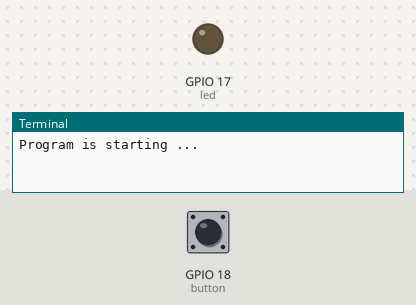
Simulated run of this program. Board: Raspberry Pi (BCM pin numbers). On the bench: output pins drawn as LEDs (lit = HIGH), the last lines printed to the terminal. The test bench sets the inputs (shaded band); at power-on: GPIO 18 (button) HIGH.

Above: at 1.2 s.
1.3 s: GPIO 18 (button) pulled LOW for 0.15 s
At 2.5 s:
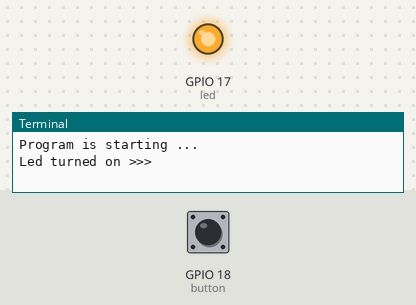
2.9 s: GPIO 18 (button) pulled LOW for 1 s
At 3.9 s:
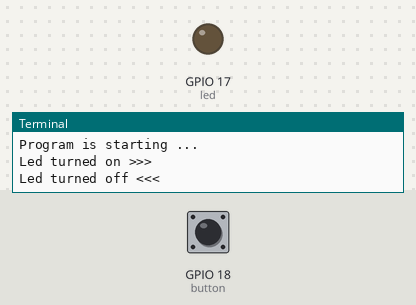
5.4 s: GPIO 18 (button) pulled LOW for 3.2 s
At 5.8 s:
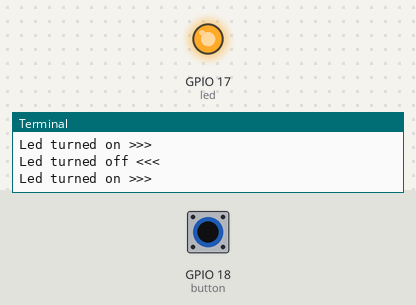
Timing chart, 0 to 8.4 s (numbered marks = the images above; inputs shaded):
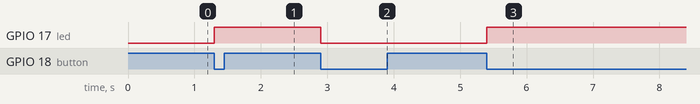

Measured:
- after the input at 1.3 s, GPIO 17 (led): LOW → HIGH at once
- after the input at 2.9 s, GPIO 17 (led): HIGH → LOW at once
- after the input at 5.4 s, GPIO 17 (led): LOW → HIGH at once

The program:

Tablelamp2.py
```python
#!/usr/bin/env python3
########################################################################
# Filename    : Tablelamp.py
# Description : DIY MINI table lamp
# Author      : www.freenove.com
# modification: 2019/12/27
########################################################################
from gpiozero import LED, Button
from signal import pause

print ('Program is starting ... ')

led = LED(17) # define LED pin according to BCM Numbering
button = Button(18) # define Button pin according to BCM Numbering

def onButtonPressed():
    led.toggle()
    if led.is_lit :
        print("Led turned on >>>")
    else :
        print("Led turned off <<<")

button.when_pressed = onButtonPressed

pause()
```
